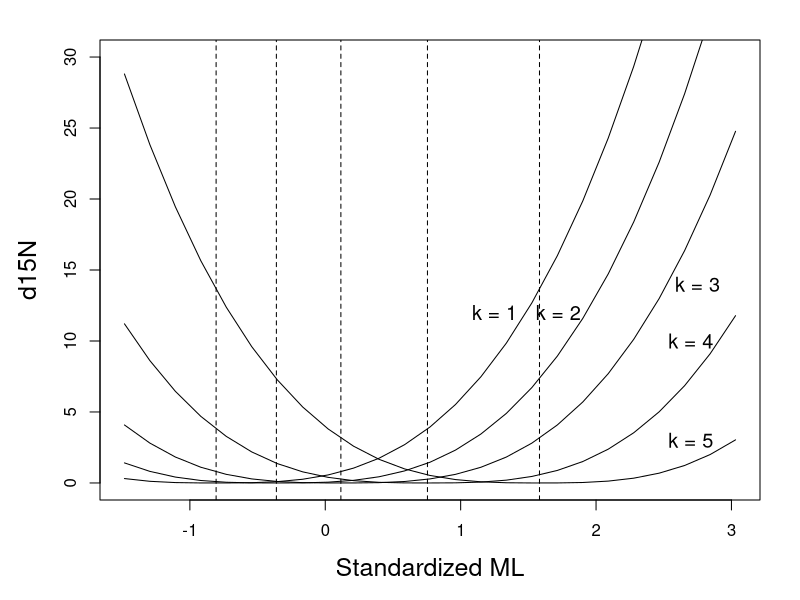

Write the R code that produced this figure.
setwd("//media//kswada//MyFiles//R//squid_norway")

packages <- c("dplyr", "lattice")
purrr::walk(packages, library, character.only = TRUE, warn.conflicts = FALSE)



# ------------------------------------------------------------------------------
# data:  Squid Norway
# ------------------------------------------------------------------------------
Squid <- read.table(file = "SquidNorway.txt", header = TRUE)


str(Squid)



# ----------
# for comparison with MCMC approach later, we standardize the covariate
Mystd <- function(x) {(x-mean(x, na.rm = TRUE))/sd(x, na.rm = TRUE)}

Squid$Lat.std <- Mystd(Squid$Lat)
Squid$ML.std  <- Mystd(Squid$ML)



# ------------------------------------------------------------------------------
# Ruppert et al. (2003) recommend using a relatively large number of knots for penalized splines
# ------------------------------------------------------------------------------

# K:  number of knots

# K = min (# of unique covariate values / 4,  35)
# For the squid data, the variable ML has 44 unique values, in which case the above formula suggests using 11 knots for the ML (or ML.std) smoother

( K <- min(length(unique(Squid$ML.std)), 35) )



# ----------
# In our experience using a number of knots according to the formula above works well for Gaussian, Poisson, and binomial models,
# but when more challenging distributions are used in MCMC,
# we suggest reducing the number of knots to as small a number as possible because this tends to improve mixing.

# It also reduces computation time if datasets with more than (approximately) 5,000 observations are used.
K <- 5



# ------------------------------------------------------------------------------
# Plot Z components with specified number of knots (=K)
# ------------------------------------------------------------------------------

# Calculate sample quantiles
default.knots <- function(x,num.knots) {
  if (missing(num.knots)) num.knots <- max(5,min(floor(length(unique(x))/4),35))
  return(quantile(unique(x), seq(0,1, length= (num.knots+2))[-c(1,(num.knots+2))]))
}

Knots <- default.knots(Squid$ML.std, K)

Knots



# -----------
# Show Z components
par(mar = c(5,5,2,2))

plot(y = Squid$d15N, 
     x = Squid$ML.std, 
     xlab = "Standardized ML",
     ylab = "d15N", cex.lab = 1.5,
     type = "n",
     ylim = c(0, 30))
abline(v = as.numeric(Knots), lty= 2)

x <- Squid$ML.std

x1 <- seq(from = min(x), max(x), length = 25)

for (i in 1:K){
  fi <- abs(x1 - Knots[i])^3
  lines(x1, fi)
}


text(1.25,12,"k = 1", cex = 1.2) 
text(1.72,12,"k = 2", cex = 1.2) 
text(2.75, 14,"k = 3", cex = 1.2) 
text(2.7, 10,"k = 4", cex = 1.2) 
text(2.7, 3,"k = 5", cex = 1.2) 

